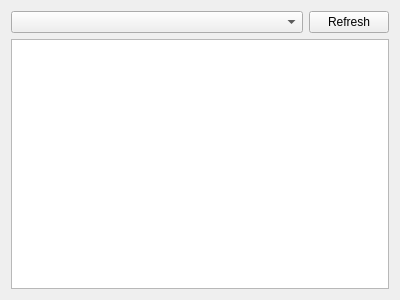
<ui version="4.0" >
 <class>DbBrowser</class>
 <widget class="QWidget" name="DbBrowser" >
  <property name="geometry" >
   <rect>
    <x>0</x>
    <y>0</y>
    <width>400</width>
    <height>300</height>
   </rect>
  </property>
  <property name="windowTitle" >
   <string>Form</string>
  </property>
  <layout class="QVBoxLayout" name="verticalLayout" >
   <item>
    <layout class="QHBoxLayout" name="horizontalLayout" >
     <item>
      <widget class="KComboBox" name="tableBox" >
       <property name="sizePolicy" >
        <sizepolicy vsizetype="Fixed" hsizetype="Expanding" >
         <horstretch>0</horstretch>
         <verstretch>0</verstretch>
        </sizepolicy>
       </property>
      </widget>
     </item>
     <item>
      <widget class="KPushButton" name="refreshButton" >
       <property name="text" >
        <string>Refresh</string>
       </property>
      </widget>
     </item>
    </layout>
   </item>
   <item>
    <widget class="QTableView" name="tableView" />
   </item>
  </layout>
 </widget>
 <customwidgets>
  <customwidget>
   <class>KComboBox</class>
   <extends>QComboBox</extends>
   <header>kcombobox.h</header>
  </customwidget>
  <customwidget>
   <class>KPushButton</class>
   <extends>QPushButton</extends>
   <header>kpushbutton.h</header>
  </customwidget>
 </customwidgets>
 <resources/>
 <connections/>
</ui>
